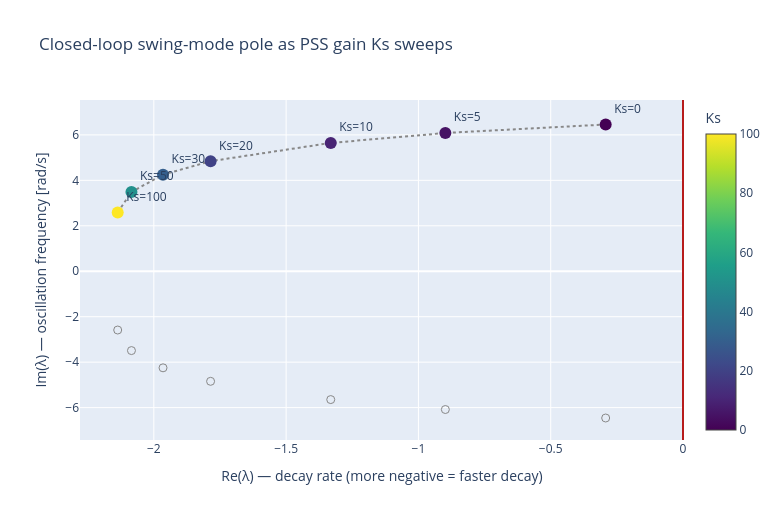

Here is the notebook cell this chart was saved with:
### Markdown cell above
## 7. Frequency-domain check — how the PSS adds damping

The PSS's job is to push a torque component $\Delta T_e$ in phase
with $-\Delta\bar\omega$ at the swing frequency — that is the
literal definition of damping torque.  Linearising the closed
GENROU + ST1A + PSS1A stack gives the swing-mode pole directly;
sweep the PSS gain $K_s$ and watch the pole's damping ratio
climb.

### Code cell
from smib.analysis import linearise_genrou_avr_pss, eigenmodes

Ks_grid = [0, 5, 10, 20, 30, 50, 100]
results = []
for Ks in Ks_grid:
    g = GENROU(D=3.0); a = ST1A(); p = PSS1A(Ks=float(Ks))
    ss = linearise_genrou_avr_pss(g, a, p, n, V1, S)
    swing = next(m for m in eigenmodes(ss)
                 if 0.3 < m.natural_frequency_hz < 1.5 and m.eigenvalue.imag > 0)
    results.append((Ks, swing))

print(f'{"Ks":>5} {"Re(λ)":>10} {"Im(λ)":>10} {"ζ":>9} {"fn (Hz)":>10}   notes')
print('-' * 70)
for Ks, m in results:
    p = m.eigenvalue
    note = 'no PSS' if Ks==0 else ('smib default' if Ks==20 else '')
    print(f'  {Ks:>3}   {p.real:>+9.3f} {p.imag:>+9.3f}   {m.damping_ratio:>+8.3f}   '
          f'{m.natural_frequency_hz:>9.3f}   {note}')

# S-plane plot
fig = go.Figure()
xs = [m.eigenvalue.real for _, m in results]
ys = [m.eigenvalue.imag for _, m in results]
fig.add_trace(go.Scatter(x=xs, y=ys, mode='markers+lines+text',
                         text=[f'Ks={K}' for K, _ in results],
                         textposition='top right',
                         marker=dict(size=12, color=Ks_grid, colorscale='Viridis',
                                     colorbar=dict(title='Ks')),
                         line=dict(color='#888', dash='dot'),
                         showlegend=False))
fig.add_trace(go.Scatter(x=xs, y=[-y for y in ys], mode='markers',
                         marker=dict(size=8, color='#888', symbol='circle-open'),
                         showlegend=False))
fig.add_vline(x=0, line=dict(color='#B71C1C', width=2))
fig.update_xaxes(title='Re(λ) — decay rate (more negative = faster decay)')
fig.update_yaxes(title='Im(λ) — oscillation frequency [rad/s]')
fig.update_layout(height=520, width=780,
                  title='Closed-loop swing-mode pole as PSS gain Ks sweeps')
fig.show()

### Figure 1 — Plotly figure (JSON) as saved in the notebook; plotly's stock layout.template omitted (floating-point values rounded to 4 significant figures)
{"data": [{"line": {"color": "#888", "dash": "dot"}, "marker": {"color": [0, 5, 10, 20, 30, 50, 100], "colorbar": {"title": {"text": "Ks"}}, "colorscale": [[0.0, "#440154"], [0.1111, "#482878"], [0.2222, "#3e4989"], [0.3333, "#31688e"], [0.4444, "#26828e"], [0.5556, "#1f9e89"], [0.6667, "#35b779"], [0.7778, "#6ece58"], [0.8889, "#b5de2b"], [1.0, "#fde725"]], "size": 12}, "mode": "markers+lines+text", "showlegend": false, "text": ["Ks=0", "Ks=5", "Ks=10", "Ks=20", "Ks=30", "Ks=50", "Ks=100"], "textposition": "top right", "type": "scatter", "x": [-0.2923, -0.8982, -1.331, -1.786, -1.965, -2.085, -2.137], "y": [6.457, 6.084, 5.646, 4.843, 4.249, 3.491, 2.586]}, {"marker": {"color": "#888", "size": 8, "symbol": "circle-open"}, "mode": "markers", "showlegend": false, "type": "scatter", "x": [-0.2923, -0.8982, -1.331, -1.786, -1.965, -2.085, -2.137], "y": [-6.457, -6.084, -5.646, -4.843, -4.249, -3.491, -2.586]}], "layout": {"height": 520, "shapes": [{"line": {"color": "#B71C1C", "width": 2}, "type": "line", "x0": 0, "x1": 0, "xref": "x", "y0": 0, "y1": 1, "yref": "y domain"}], "title": {"text": "Closed-loop swing-mode pole as PSS gain Ks sweeps"}, "width": 780, "xaxis": {"title": {"text": "Re(λ) — decay rate (more negative = faster decay)"}}, "yaxis": {"title": {"text": "Im(λ) — oscillation frequency [rad/s]"}}}}
